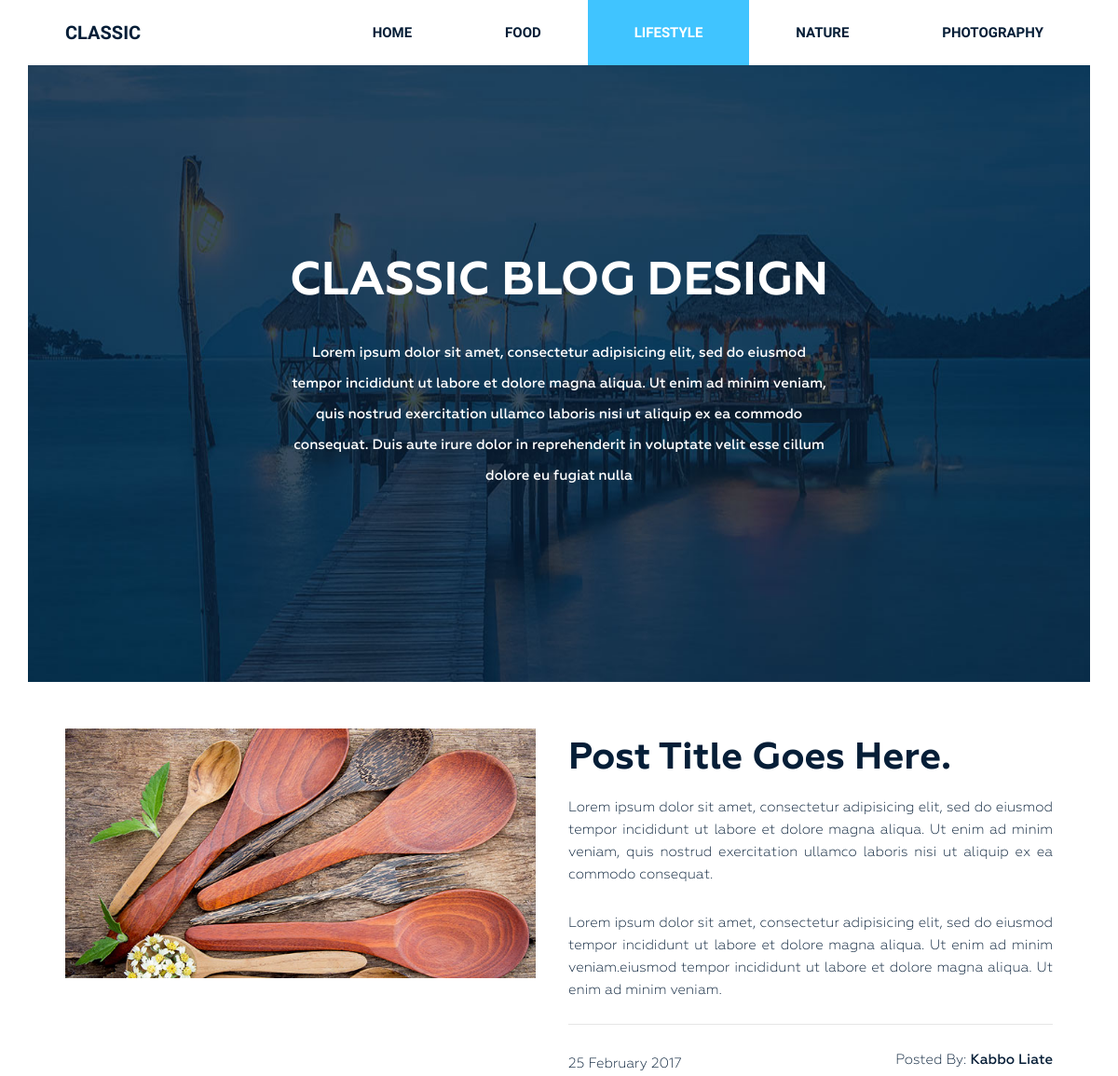
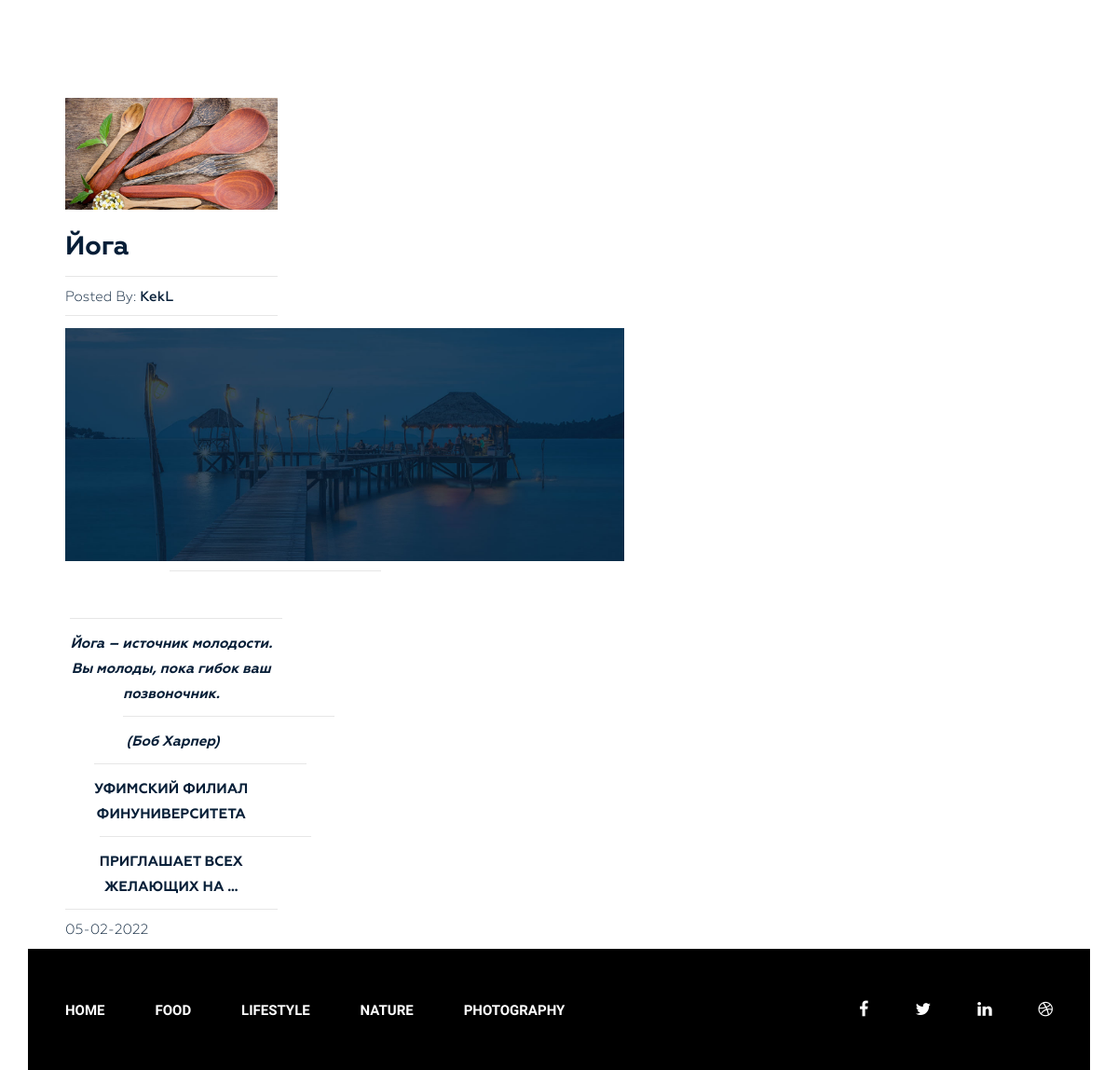
The app's page /category/lifestyle/ with its own data (2 pictures, top to bottom).
### blog_app/models.py (models this page shows, shortened)
class Category(models.Model):
    title = models.CharField(max_length=255)
    slug = models.SlugField(max_length=255, verbose_name='URL', unique=True)
    def __str__(self):
        return self.title
    def get_absolute_url(self):
        return reverse('category', kwargs={'slug': self.slug})
    class Meta:
        verbose_name = "Категория"
        verbose_name_plural = "Категории"
        ordering = ['title']

class Post(models.Model):
    title = models.CharField(max_length=255)
    slug = models.SlugField(max_length=255, verbose_name='URL', unique=True)
    author = models.CharField(max_length=100)
    content = models.TextField(blank=True)
    created_at = models.DateTimeField(auto_now_add=True, verbose_name="Опубликовано")
    photo = models.ImageField(upload_to='photos/%Y/%m/%d/', blank=True)
    views = models.IntegerField(default=0, verbose_name='Просмотры')
    category = models.ForeignKey(Category, on_delete=models.PROTECT, related_name='posts')
    tags = models.ManyToManyField(Tag, blank=True, related_name='posts')
    def get_absolute_url(self):
        return reverse('post', kwargs={'slug': self.slug})
    class Meta:
        verbose_name = "Пост"
        verbose_name_plural = "Посты"
        ordering = ['-created_at']

### blog_app/views.py (the view)
# urls.py: path('category/<slug:slug>/', PostsByCategory.as_view(), name='category'),
class PostsByCategory(ListView):
    template_name = 'blog_app/index.html'
    context_object_name = 'posts'
    paginate_by = 1
    allow_empty = False
    def get_queryset(self):
        return Post.objects.filter(category__slug=self.kwargs['slug'])
    def get_context_data(self, *, object_list=None, **kwargs):
        context = super().get_context_data(**kwargs)
        context['title'] = Category.objects.get(slug=self.kwargs['slug'])
        return context

### blog_app/templatetags/menu.py (called while the page is built)
@register.inclusion_tag('blog_app/menu_tpl.html')
def show_menu(menu_class='menu'):
    categories = Category.objects.all()
    return {"categories": categories, "menu_class": menu_class}

### blog_app/templates/blog_app/index.html (shortened to what this page needs)
{% extends 'base.html' %}
{% load static %}
{% block content %}
<section class="bg-text-area">
    <div class="container">
        <div class="row">
            <div class="col-md-12">
                <div class="bg-text">
                    <h3>Classic BLOG Design</h3>
                    <p>Lorem ipsum dolor sit amet, consectetur adipisicing elit, sed do eiusmod tempor incididunt ut labore et dolore magna aliqua. Ut enim ad minim veniam, quis nostrud exercitation ullamco laboris nisi ut aliquip ex ea commodo consequat. Duis aute irure dolor in reprehenderit in voluptate velit esse cillum dolore eu fugiat nulla </p>
                </div>
            </div>
        </div>
    </div>
</section>
<section class="blog-post-area">
    <div class="container">
        <div class="row">
            <div class="blog-post-area-style">
                <div class="col-md-12">
                    <div class="single-post-big">
                        <div class="big-image">
                            <img src="{% static 'img/post-image1.jpg' %}" alt="">
                        </div>
                        <div class="big-text">
                            <h3><a href="#">Post Title Goes Here.</a></h3>
                            <p>Lorem ipsum dolor sit amet, consectetur adipisicing elit, sed do eiusmod tempor
                                incididunt ut labore et dolore magna aliqua. Ut enim ad minim veniam, quis nostrud
                                exercitation ullamco laboris nisi ut aliquip ex ea commodo consequat.</p>
                            <p>Lorem ipsum dolor sit amet, consectetur adipisicing elit, sed do eiusmod tempor
                                incididunt ut labore et dolore magna aliqua. Ut enim ad minim veniam.eiusmod tempor
                                incididunt ut labore et dolore magna aliqua. Ut enim ad minim veniam.</p>
                            <h4><span class="date">25 February 2017</span><span class="author">Posted By: <span
                                    class="author-name">Kabbo Liate</span></span>
                            </h4>
                        </div>
                    </div>
                </div>
                {% for post in posts %}
                <div class="col-md-3">
                    <div class="single-post">
                        {% if post.photo %}
                        <img src="{{ post.photo.url }}" alt="{{ post.title }}">
                        {% else %}
                        <img src="https://picsum.photos/id/1060/300/201/?blur=2" alt="{{ post.title }}">
                        {% endif %}
                            <h3><a href="{{ post.get_absolute_url }}">{{ post.title }}</a></h3>
                        <h4><span>Posted By: <span class="author-name">{{ post.author }}</span></span>
                        </h4>
                        {{ post.content|truncatewords_html:20|safe }}
                        <h4><span>{{ post.created_at|date:"d-m-Y" }}</span></h4>
                    </div>
                </div>
                {% endfor %}
            </div>
        </div>
    </div>
</section>
{% endblock %}

### blog_app/templates/blog_app/menu_tpl.html
<div class={{ menu_class }}>
    <ul>
        <li><a href="{% url 'home' %}">Home</a></li>
        {% for item in categories %}
        <li><a href="{{ item.get_absolute_url }}">{{ item.title }}</a></li>
        {% endfor %}
    </ul>
</div>

### static/style.css (style rules this page uses)
.wrapper header.header .menu { margin: 0 }
.wrapper header.header .menu ul { float: right; margin: 0; padding: 0; margin-right: 4px; }
.wrapper header.header .menu ul li { display: inline-block; list-style: outside none none; margin: 0 -4px 0 0; }
.wrapper header.header .menu ul li a { color: rgb(6, 30, 55); font-family: "Raleway", sans-serif; font-size: 15px; font-weight: 600; line-height: 70px; padding: 26px 50px; text-decoration: none; text-transform: uppercase; }
.wrapper header.header .menu ul li.active a { background: #40c4ff; color: #fff; }
.wrapper section.bg-text-area .bg-text { background-image: url(img/bg-iamges.jpg); background-size: 100% 100%; padding: 205px 280px; }
.wrapper section.bg-text-area .bg-text h3 { color: #fff; font-family: Geometria; font-size: 50px; font-weight: 700; text-align: center; text-transform: uppercase; margin: 0; }
.wrapper section.bg-text-area .bg-text p { color: #fff; font-family: Geometria; font-size: 15px; font-weight: 500; line-height: 33px; margin: 32px 0 0; text-align: center; }
section.blog-post-area { margin-top: 50px; }
section.blog-post-area .big-image { float: left; width: 50%; padding-right: 35px; }
section.blog-post-area .big-text { float: right; width: 50%; padding-right: 20px; }
section.blog-post-area img { width: 100%; }
section.blog-post-area .big-text h3 { margin: 10px 0 0; }
section.blog-post-area .big-text h3 a { font-family: Geometria; font-weight: 700; font-size: 40px; color: #061e37; text-decoration: none; }
section.blog-post-area .big-text p { color: #061e37; font-family: Geometria; font-size: 15px; font-weight: 400; line-height: 24px; padding-top: 18px; text-align: justify; text-decoration: none; }
section.blog-post-area .big-text h4 { margin-top: 25px; padding-top: 30px; position: relative; }
section.blog-post-area .big-text h4::before { background: #e6e6e6 none repeat scroll 0 0; content: ""; height: 1px; position: absolute; top: 0; width: 100%; }
section.blog-post-area .single-post { padding-right: 20px; margin: 100px 0px 0px; }
section.blog-post-area h4 span { font-family: Geometria; font-weight: 400; font-size: 15px; color: #061e37; text-decoration: none; }
section.blog-post-area .big-text h4 span.author { float: right }
section.blog-post-area h4 span.author-name { font-weight: 500; }
.blog-post-area .single-post h3 a { font-family: Geometria; font-size: 28px; font-weight: 700; text-decoration: none; color: #061e37; }
.blog-post-area .single-post p { color: #061e37; font-family: Geometria; font-size: 15px; font-weight: 400; line-height: 27px; padding-top: 14px; position: relative; text-align: justify; }
.blog-post-area .single-post h4 { margin-bottom: 12px; padding-top: 10px; position: relative; }
.blog-post-area .single-post h4::before { background: #e6e6e6 none repeat scroll 0 0; content: ""; height: 1px; position: absolute; top: 0; width: 100%; }
.blog-post-area .single-post p::before { background: #e6e6e6 none repeat scroll 0 0; content: ""; height: 1px; position: absolute; top: 0; width: 100%; }
.blog-post-area .single-post h3 { margin: 25px 0 15px; }
.blog-post-area .blog-post-area-style { margin: 0 20px 0 40px; }
.wrapper footer.footer .footer-menu { margin: 0 }
.wrapper footer.footer .footer-menu ul { line-height: 130px; margin: 0; padding: 0; }
.wrapper footer.footer .footer-menu ul li { display: inline; list-style: outside none none; margin: 0; padding: 30px 0px; }
.wrapper footer.footer .footer-menu ul li a { color: #fff; font-family: "Raleway", sans-serif; font-size: 15px; font-weight: 600; line-height: 70px; margin-left: 40px; padding: 26px 10px 26px 0; text-decoration: none; text-transform: uppercase; }

### records on screen
Category: title "FOOD"
Category: title "LIFESTYLE"
Category: title "NATURE"
Category: title "PHOTOGRAPHY"
Post: photo (picture), title "Йога", author "KekL", content (picture), content "Йога – источник молодости. Вы молоды, пока гибок ваш позвоночник. (Боб Харпер) УФИМСКИЙ ФИЛИАЛ ФИНУНИВЕРСИТЕТА ПРИГЛАШАЕТ ВСЕХ ЖЕЛАЮЩИХ НА …", created_at "05-02-2022"
